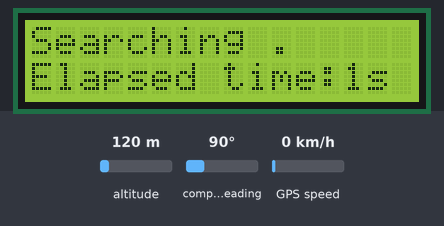
This sketch was run on a simulated Arduino Uno, built with avr-gcc and run on an emulated ATmega328P. Shown: 16×2 character LCD. Inputs (shaded band) come from the test bench; at power-on: altitude 120 m, compass heading 90°, GPS speed 0 km/h. The GPS gets a fix after 3 s at 37.7749, -122.4194 with 8 satellites.

Above: at 1.1 s.
At 2.1 s:
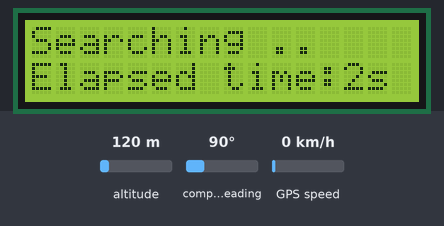
At 3.1 s:
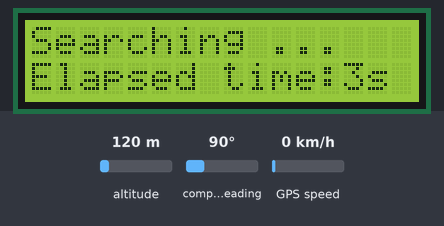
At 4.1 s:
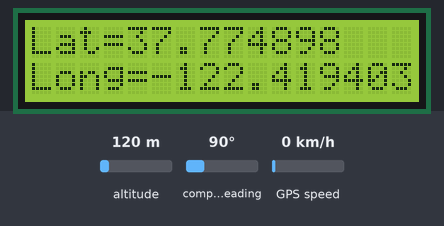

The sketch:

ArduinoUNO-GPS-LCD.ino
```cpp
/*
 Global Positioning System (GPS) & Displaying the coordinates on LCD
  The circuit connections:
 * LCD RS pin to digital pin A2
 * LCD Enable pin to digital pin A4
 * LCD D4 pin to digital pin 9
 * LCD D5 pin to digital pin 10
 * LCD D6 pin to digital pin 11
 * LCD D7 pin to digital pin 12
 * LCD R/W pin to ground
 * GPS Pin TX (Data Transfer) to digital pin 6
 * GPS Pin RX (Data Receiver) to digital pin 7
 * Ends to +5V and ground
 The Original Program can be found in Internet of Things Blog
 The Libraries were found in GitHub Repositories
 The Program is modified by DWITI KRUSHNA DAS
 */

#include <SoftwareSerial.h> //Including the SoftwareSerial Library
#include <LiquidCrystal.h>  //Including the LCD Library

#include "TinyGPS.h"       // Including the TinyGPS Library for the GPS from local folder

TinyGPS gps;  // defining a funtional varible

int unoRxPin = 6; // connected to TX pin of the GPS
int unoTxPin = 7; // connected to RX pin of the GPS
SoftwareSerial ss(unoRxPin, unoTxPin);    // Putting the RX & TX Pins to digital pins through library files

LiquidCrystal lcd(A2, A4, 9, 10, 11, 12);

long startMillis;     // Defining the time taken to Search the signal
long secondsToFirstLocation = 0; // Initializing the searching time to 0 sec

void setup()
{
  Serial.begin(9600);   // Initializing the Serial Monitor
  ss.begin(9600);   // Initializing the LCD
  lcd.begin(16,2); // Columns, Rows
  lcd.clear();  // start with a blank screen
  startMillis = millis();     // Initializing the Time taken to search Signal
}

void loop()
{
  bool newData = false;   // Getting the present status of the Data recieved
  unsigned long chars = 0;
  unsigned short sentences, failed;

  // For one second GPS data is parsed and some key values is reported
  for (unsigned long start = millis(); millis() - start < 1000;)
  {
    while (ss.available())    // Checking if the data is received
    {
      int c = ss.read();    // Reading the data if available
      ++chars;
      if (gps.encode(c)) // reading & verifying the new data
        newData = true;
    }
  }

  if (newData)
  {
    // We have a locked location so output the Latitude / Longitude and time to acquire the data
    if(secondsToFirstLocation == 0){
      secondsToFirstLocation = (millis() - startMillis) / 1000;
    }

    lcd.clear();  // Start LCD with a blank screen

    float flat, flon;   // defining floating variable for isolating the Lat & Long from the Raw Data
    unsigned long age;
    gps.f_get_position(&flat, &flon, &age);
    lcd.setCursor(0,0);         // set cursor to column 0, row 0 (the first row)
    lcd.print("Lat=");
    lcd.print(flat == TinyGPS::GPS_INVALID_F_ANGLE ? 0.0 : flat, 6); // Printing Latitude on LCD
    lcd.setCursor(0,1);         // set cursor to column 0, row 1 (the second row)
    lcd.print("Long=");
    lcd.print(flon == TinyGPS::GPS_INVALID_F_ANGLE ? 0.0 : flon, 6);  // Printing Longitude on LCD
  /*
    lcd.setCursor(0,2);
    lcd.print("Acquire Time=");
    lcd.print(secondsToFirstLocation); // Printing the Time elapsed to acquire the location on LCD
    lcd.print("s");
    */
  }

  if (chars == 0){
    // Error Message, in case no data is received or wrong connection
    lcd.setCursor(0,0);           // set cursor to column 0, row 0 (the first row)
    lcd.print("No GPS: Check Wiring!");
  }
  else if(secondsToFirstLocation == 0){
    // If it has received some chars but not yet got a fix then it'll indicate searching and elapsed time
    lcd.clear();  // start with a blank screen
    long seconds = (millis() - startMillis) / 1000;     // counting the seconds elapsed
    lcd.setCursor(0,0);           // set cursor to column 0, row 0 (the first row)
    lcd.print("Searching ");
    for(int i = 0; i < seconds % 4; ++i){
      lcd.print(".");
    }

    lcd.setCursor(0,1);
    lcd.print("Elapsed time:");
    lcd.print(seconds);
    lcd.print("s");
  }
}
```

Measured:
- what the display in image 0 shows lasts 1.0 s, from 1.1 s to 2.1 s
